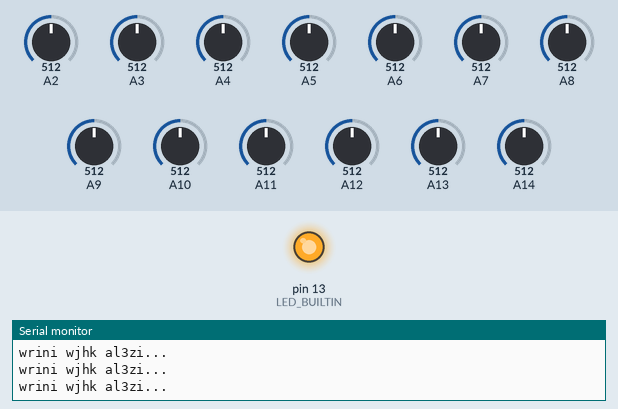
This sketch was run on a simulated Arduino Mega 2560, built with avr-gcc and run on an emulated ATmega2560. Parts: output pins drawn as LEDs (lit = HIGH), the last lines printed to the serial monitor. Inputs (shaded band) come from the test bench; at power-on: A2 = 512, A3 = 512, A4 = 512, A5 = 512, A6 = 512, A7 = 512, A8 = 512, A9 = 512, A10 = 512, A11 = 512, A12 = 512, A13 = 512, A14 = 512.

Above: at 0.6 s.
At 13.3 s:
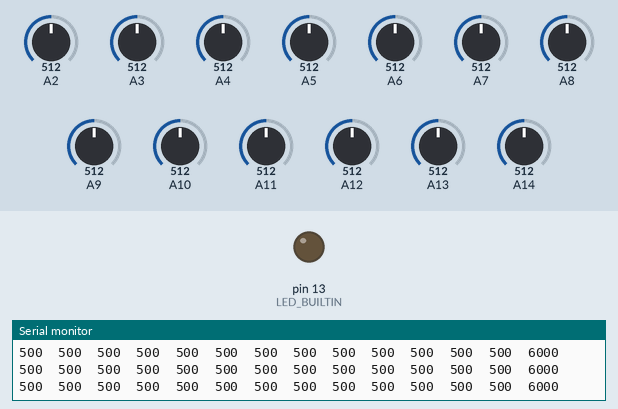
13.4 s: A2 set to 112
16.4 s: A2 set to 95
19.4 s: A3 set to 110
20.9 s: A3 set to 97
23.9 s: A4 set to 112
26.9 s: A4 set to 94
Timing chart, 0 to 29.9 s (numbered marks = the images above; inputs shaded):
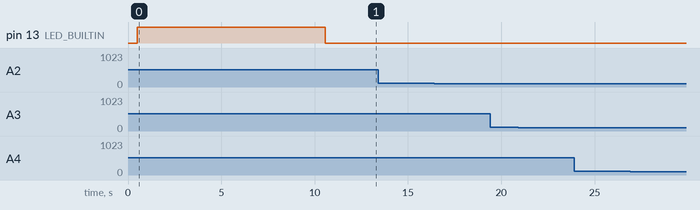

The sketch:

QTR_13_V0.0.ino
```cpp
#include <QTRSensors.h>
QTRSensors qtr;
const uint8_t SensorCount = 13;
uint16_t sensorValues[SensorCount];
void setup()
{
    Serial.begin(9600);

  // configure the sensors
  qtr.setTypeAnalog();
  qtr.setSensorPins((const uint8_t[]) {
    A8, A7, A9, A6, A10, A5, A11, A4, A12, A3, A13, A2, A14
  }, SensorCount);
  qtr.setEmitterPin(7);
Serial.println("Strating the calibration.....");
  delay(500);
  pinMode(LED_BUILTIN, OUTPUT);
  digitalWrite(LED_BUILTIN, HIGH); // turn on Arduino's LED to indicate we are in calibration mode

  // analogRead() takes about 0.1 ms on an AVR.
  // 0.1 ms per sensor * 4 samples per sensor read (default) * 6 sensors
  // * 10 reads per calibrate() call = ~24 ms per calibrate() call.
  // Call calibrate() 400 times to make calibration take about 10 seconds.
  for (uint16_t i = 0; i < 400; i++)
  {
    qtr.calibrate();
    Serial.println("wrini wjhk al3zi...");
  }
  digitalWrite(LED_BUILTIN, LOW); // turn off Arduino's LED to indicate we are through with calibration

  // print the calibration minimum values measured when emitters were on
  for (uint8_t i = 0; i < SensorCount; i++)
  {
    Serial.print(qtr.calibrationOn.minimum[i]);
    Serial.print(' ');
    Serial.println(" Hana 9rbt nsali calibration.....");
  }
  Serial.println();

  // print the calibration maximum values measured when emitters were on
  for (uint8_t i = 0; i < SensorCount; i++)
  {
    Serial.print(qtr.calibrationOn.maximum[i]);
    Serial.print(' ');
  }
  Serial.println();
  Serial.println();
  delay(1000);
}

void loop()
{
  // read calibrated sensor values and obtain a measure of the line position
  // from 0 to 5000 (for a white line, use readLineWhite() instead)
  uint16_t position = qtr.readLineBlack(sensorValues);

  // print the sensor values as numbers from 0 to 1000, where 0 means maximum
  // reflectance and 1000 means minimum reflectance, followed by the line
  // position
  for (uint8_t i = 0; i < SensorCount; i++)
  {
    Serial.print(sensorValues[i]);
    Serial.print('\t');
  }
  Serial.println(position);


}
```
